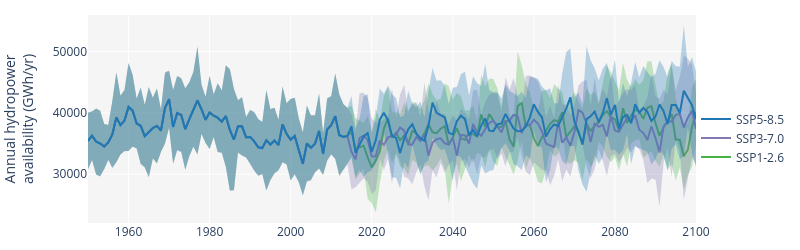

Notebook source saved alongside this figure:
### Markdown cell above
for diversion-type sites if available

### Code cell
if len(df_basin_yearly_gwh_div)>0:
    fig = make_subplots(rows=1, cols=1, shared_xaxes=True, vertical_spacing=0.01)
    
    ###SSP126
    fig.add_trace(go.Scatter(name='SSP1-2.6', x=df_basin_yearly_gwh_div_ssp_mean.index, 
                             y=df_basin_yearly_gwh_div_ssp_mean['ssp126'],
                            mode='lines', line=dict(color='rgb(68, 178, 68)'),), row=1, col=1)
        
    fig.add_trace(go.Scatter(name='Upper Bound', x=df_basin_yearly_gwh_div_ssp_upper.index, 
                             y=df_basin_yearly_gwh_div_ssp_upper['ssp126'],
                             mode='lines',marker=dict(color="#444"),line=dict(width=0),showlegend=False), row=1, col=1)
        
    fig.add_trace(go.Scatter(name='Lower Bound', x=df_basin_yearly_gwh_div_ssp_lower.index, 
                             y=df_basin_yearly_gwh_div_ssp_lower['ssp126'], marker=dict(color="#444"), 
                            line=dict(width=0), mode='lines', fillcolor='rgba(68, 178, 68, 0.3)',fill='tonexty',showlegend=False), row=1, col=1)
    
    # ###SSP370    
    fig.add_trace(go.Scatter(name='SSP3-7.0', x=df_basin_yearly_gwh_div_ssp_mean.index, 
                             y=df_basin_yearly_gwh_div_ssp_mean['ssp370'],
                             mode='lines', line=dict(color='rgb(131, 119, 180)'),), row=1, col=1)
        
    fig.add_trace(go.Scatter(name='Upper Bound', x=df_basin_yearly_gwh_div_ssp_upper.index, 
                             y=df_basin_yearly_gwh_div_ssp_upper['ssp370'],
            mode='lines',marker=dict(color="#444"),line=dict(width=0),showlegend=False), row=1, col=1)
        
    fig.add_trace(go.Scatter(name='Lower Bound', x=df_basin_yearly_gwh_div_ssp_lower.index, 
                             y=df_basin_yearly_gwh_div_ssp_lower['ssp370'],marker=dict(color="#444"), 
                            line=dict(width=0), mode='lines', fillcolor='rgba(131, 119, 180, 0.3)',fill='tonexty',showlegend=False), row=1, col=1)
    
    # ###SSP585   
    fig.add_trace(go.Scatter(name='SSP5-8.5', x=df_basin_yearly_gwh_div_ssp_mean.index, 
                             y=df_basin_yearly_gwh_div_ssp_mean['ssp585'],
                            mode='lines', line=dict(color='rgb(31, 119, 180)'),), row=1, col=1)
        
    fig.add_trace(go.Scatter(name='Upper Bound', x=df_basin_yearly_gwh_div_ssp_upper.index, 
                             y=df_basin_yearly_gwh_div_ssp_upper['ssp585'],
                            mode='lines',marker=dict(color="#444"),line=dict(width=0),showlegend=False), row=1, col=1)
        
    fig.add_trace(go.Scatter(name='Lower Bound', x=df_basin_yearly_gwh_div_ssp_lower.index, 
                             y=df_basin_yearly_gwh_div_ssp_lower['ssp585'],marker=dict(color="#444"), 
                        line=dict(width=0), mode='lines', fillcolor='rgba(31, 119, 180, 0.3)',fill='tonexty', showlegend=False), row=1, col=1)
    
    
    fig.update_yaxes( tickformat='.0f') #type='log', 
    
    fig.update_layout(font = dict(size=12),width=800, height=250,
                      yaxis1 = dict(title="Annual hydropower<br>availability (GWh/yr)"),
                      plot_bgcolor='#f5f5f5',#legend_traceorder="reversed",#showlegend=False)
                      legend=dict(yanchor="top",y=0.57,xanchor="left", x=1.00), 
                      margin=dict(l=10,r=10,b=10,t=15))
    
    fig.show()

### Figure 1 — Plotly figure (JSON) as saved in the notebook; plotly's stock layout.template omitted (floating-point values rounded to 4 significant figures; data arrays with more than 128 entries replaced by an {"elided": "..."} marker saying what was removed)
{"data": [{"line": {"color": "rgb(68, 178, 68)"}, "mode": "lines", "name": "SSP1-2.6", "type": "scatter", "x": {"elided": "151 int values"}, "xaxis": "x", "y": {"elided": "151 float values"}, "yaxis": "y"}, {"line": {"width": 0}, "marker": {"color": "#444"}, "mode": "lines", "name": "Upper Bound", "showlegend": false, "type": "scatter", "x": {"elided": "151 int values"}, "xaxis": "x", "y": {"elided": "151 float values"}, "yaxis": "y"}, {"fill": "tonexty", "fillcolor": "rgba(68, 178, 68, 0.3)", "line": {"width": 0}, "marker": {"color": "#444"}, "mode": "lines", "name": "Lower Bound", "showlegend": false, "type": "scatter", "x": {"elided": "151 int values"}, "xaxis": "x", "y": {"elided": "151 float values"}, "yaxis": "y"}, {"line": {"color": "rgb(131, 119, 180)"}, "mode": "lines", "name": "SSP3-7.0", "type": "scatter", "x": {"elided": "151 int values"}, "xaxis": "x", "y": {"elided": "151 float values"}, "yaxis": "y"}, {"line": {"width": 0}, "marker": {"color": "#444"}, "mode": "lines", "name": "Upper Bound", "showlegend": false, "type": "scatter", "x": {"elided": "151 int values"}, "xaxis": "x", "y": {"elided": "151 float values"}, "yaxis": "y"}, {"fill": "tonexty", "fillcolor": "rgba(131, 119, 180, 0.3)", "line": {"width": 0}, "marker": {"color": "#444"}, "mode": "lines", "name": "Lower Bound", "showlegend": false, "type": "scatter", "x": {"elided": "151 int values"}, "xaxis": "x", "y": {"elided": "151 float values"}, "yaxis": "y"}, {"line": {"color": "rgb(31, 119, 180)"}, "mode": "lines", "name": "SSP5-8.5", "type": "scatter", "x": {"elided": "151 int values"}, "xaxis": "x", "y": {"elided": "151 float values"}, "yaxis": "y"}, {"line": {"width": 0}, "marker": {"color": "#444"}, "mode": "lines", "name": "Upper Bound", "showlegend": false, "type": "scatter", "x": {"elided": "151 int values"}, "xaxis": "x", "y": {"elided": "151 float values"}, "yaxis": "y"}, {"fill": "tonexty", "fillcolor": "rgba(31, 119, 180, 0.3)", "line": {"width": 0}, "marker": {"color": "#444"}, "mode": "lines", "name": "Lower Bound", "showlegend": false, "type": "scatter", "x": {"elided": "151 int values"}, "xaxis": "x", "y": {"elided": "151 float values"}, "yaxis": "y"}], "layout": {"font": {"size": 12}, "height": 250, "legend": {"x": 1, "xanchor": "left", "y": 0.57, "yanchor": "top"}, "margin": {"b": 10, "l": 10, "r": 10, "t": 15}, "plot_bgcolor": "#f5f5f5", "width": 800, "xaxis": {"anchor": "y", "autorange": true, "domain": [0, 1], "range": [1950, 2100], "type": "linear"}, "yaxis": {"anchor": "x", "autorange": true, "domain": [0, 1], "range": [22070.0, 55920.0], "tickformat": ".0f", "title": {"text": "Annual hydropower<br>availability (GWh/yr)"}, "type": "linear"}}}
